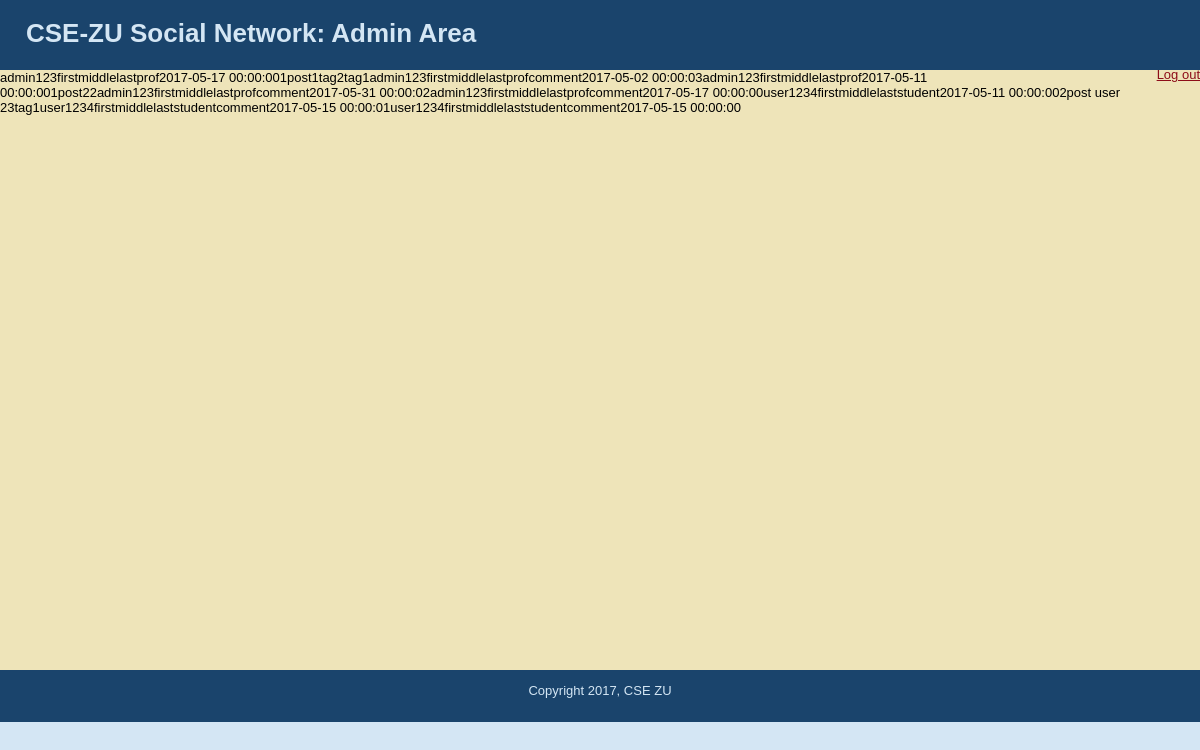
Screenshot of /pages/home/index.php (signed in) with the database file from the repository.
### tables this page shows
CREATE TABLE IF NOT EXISTS `post` (
  `post_id` INT UNSIGNED NOT NULL AUTO_INCREMENT,
  `user_id` INT UNSIGNED NOT NULL,
  `post` TEXT NULL,
  `time` DATETIME NOT NULL,
  PRIMARY KEY (`post_id`, `user_id`),
  INDEX `fk_posts_User1_idx` (`user_id` ASC),
  UNIQUE INDEX `post_id_UNIQUE` (`post_id` ASC),
  CONSTRAINT `fk_posts_User1`
    FOREIGN KEY (`user_id`)
    REFERENCES `user` (`user_id`)
    ON DELETE NO ACTION
    ON UPDATE NO ACTION);

CREATE TABLE IF NOT EXISTS `user` (
  `user_id` INT UNSIGNED NOT NULL AUTO_INCREMENT,
  `first_name` TEXT NOT NULL,
  `middle_name` TEXT NULL,
  `last_name` TEXT NOT NULL,
  `username` VARCHAR(30) NOT NULL,
  `password_hash` TEXT NOT NULL,
  `about` TEXT NULL,
  `college_role` ENUM('student', 'prof', 'ta', 'emp', 'alumni') NOT NULL,
  PRIMARY KEY (`user_id`),
  INDEX `userID_idx` (`user_id` ASC),
  UNIQUE INDEX `userID_UNIQUE` (`user_id` ASC),
  UNIQUE INDEX `UserName_UNIQUE` (`username` ASC));

CREATE TABLE IF NOT EXISTS `tag` (
  `tag_id` INT UNSIGNED NOT NULL AUTO_INCREMENT,
  `tag` TEXT NOT NULL,
  PRIMARY KEY (`tag_id`),
  UNIQUE INDEX `tag_id_UNIQUE` (`tag_id` ASC));

CREATE TABLE IF NOT EXISTS `comment` (
  `post_id` INT UNSIGNED NOT NULL,
  `time` DATETIME NOT NULL,
  `user_id` INT NOT NULL,
  `comment` TEXT NULL,
  INDEX `post_idx` (`post_id` ASC),
  PRIMARY KEY (`post_id`, `time`, `user_id`),
  CONSTRAINT `post`
    FOREIGN KEY (`post_id`)
    REFERENCES `post` (`post_id`)
    ON DELETE NO ACTION
    ON UPDATE NO ACTION);

### includes/session.php (called while the page is built, shortened)
<?php
	function logged_in_as() {
		return isset($_SESSION['user_id']);
	}
	function admin_check(){
		return isset($_SESSION['admin']);
	}
?>

### includes/social_functions.php (called while the page is built, shortened)
<?php
	require_once("db_connection.php");
	function get_user_data($user_id){
        global $connection;
		$query = "SELECT * FROM user WHERE user_id = ? ";
		$get_user_stmt =  mysqli_prepare($connection, $query);
		mysqli_stmt_bind_param($get_user_stmt, "i", $user_id);
		mysqli_stmt_execute($get_user_stmt);
		$result_set = mysqli_stmt_get_result($get_user_stmt);
		return $result_set;
	}
	function get_post_comments($post_id){
        global $connection;
		$query = "SELECT * FROM comment WHERE post_id = ? ORDER BY time DESC";
		$get_post_comments_stmt =  mysqli_prepare($connection, $query);
		mysqli_stmt_bind_param($get_post_comments_stmt, "i", $post_id);
		mysqli_stmt_execute($get_post_comments_stmt);
		$result_set = mysqli_stmt_get_result($get_post_comments_stmt);
		return $result_set;
	}
	function get_post_tags($post_id){
        global $connection;
		$query = "SELECT * FROM tag WHERE tag_id IN  ";
		$query .= "(SELECT tag_id FROM post_tag WHERE post_id = ?) ORDER BY tag DESC";
		$get_post_tags_stmt =  mysqli_prepare($connection, $query);
		mysqli_stmt_bind_param($get_post_tags_stmt, "i", $post_id);
		mysqli_stmt_execute($get_post_tags_stmt);
		$result_set = mysqli_stmt_get_result($get_post_tags_stmt);
		return $result_set;
	}
	function get_all_posts( $page_number){
        global $connection;
		$offset = $page_number * 10;
		$query = "SELECT * FROM post ";
		$query .= "ORDER BY time DESC ";
		$query .="LIMIT 10 ";
		$get_posts_stmt =  mysqli_prepare($connection, $query);
		mysqli_stmt_execute($get_posts_stmt);
		$result_set = mysqli_stmt_get_result($get_posts_stmt);
		return $result_set;
	}
?>

### pages/home/index.php (the view, shortened to what this page needs)
<?php
	require_once("../../includes/session.php");
?>
<?php
	if(admin_check()){
		include("../../includes/header_admin.php");
	}else{
		include("../../includes/header.php");
		include("../../includes/sidebar.php");
	}
?>
<?php
	if (isset($_GET['page']) ) {
		$page_number = $_GET['page'];
	}else{
		$page_number = 0;
	}
?>
<?php
	require_once("../../includes/social_functions.php");
	$post = get_all_posts($page_number);
	while( $post_row = mysqli_fetch_assoc($post)) {
		 $post_user = get_user_data($post_row["user_id"]);
		 if( $post_user_row = mysqli_fetch_assoc($post_user)) {
			echo htmlentities($post_user_row["username"]);
			echo htmlentities($post_user_row["first_name"]);
			echo htmlentities($post_user_row["middle_name"]);
			echo htmlentities($post_user_row["last_name"]);
			echo htmlentities($post_user_row["college_role"]);
		 }
		echo htmlentities($post_row["time"]);
		echo htmlentities($post_row["user_id"]);
		echo htmlentities($post_row["post"]);
		echo htmlentities($post_row["post_id"]);
		$post_id = $post_row["post_id"];
		$post_tags = get_post_tags($post_id);
		while( $post_tag_row = mysqli_fetch_assoc($post_tags)) {
			echo htmlentities($post_tag_row["tag"]);
		}
		$post_comment = get_post_comments($post_row["post_id"]);
		 while( $post_comment_row = mysqli_fetch_assoc($post_comment)) {
			$comment_user = get_user_data($post_comment_row["user_id"]);
			 if( $comment_user_row = mysqli_fetch_assoc($comment_user)) {
				echo htmlentities($comment_user_row["username"]);
				echo htmlentities($post_user_row["first_name"]);
				echo htmlentities($post_user_row["middle_name"]);
				echo htmlentities($post_user_row["last_name"]);
				echo htmlentities($post_user_row["college_role"]);
			 }
			echo htmlentities($post_comment_row["comment"]);
			echo htmlentities($post_comment_row["time"]);
		 }
	}
?>
<?php
	if(admin_check()){
		include("../../includes/footer_admin.php");
	}else{
		include("../../includes/footer.php");
	}
?>

### includes/header_admin.php (shortened to what this page needs)
<html>
	<head>
		<link href="../../stylesheets/public.css" media="all" rel="stylesheet" type="text/css" />
	</head>
	<body>
		<div id="header">
			<h1>CSE-ZU Social Network: Admin Area</h1>
			<?php
				require_once(dirname(__DIR__)."/includes/session.php");
				if (logged_in_as()){
					echo "<div align=\"right\">";
					echo "<a href=\"../home/logout.php\">Log out</a>";
					echo "</div>";
				}
			?>
		</div>
		<div id="main">

### includes/footer_admin.php (shortened to what this page needs)
		</div>
		<div id="footer">Copyright 2017, CSE ZU</div>
	</body>
</html>

### stylesheets/public.css (style rules this page uses)
html { height: 100%; width: 100%; }
body { width: 100%; height: 100%; margin: 0px; padding: 0px; border: 0px; font-family: Verdana, Arial, Helvetica, sans-serif; background: #D4E6F4; font-size: 13px; line-height: 15px; }
a { color: #8D0D19; }
#header { height: 70px; margin: 0px; padding: 0px; text-align: left; background: #1A446C; color: #D4E6F4; }
#header h1 { padding: 1em; margin: 0px; }
#main { margin: 0px; padding: 0px; height: 600px; width: 100%; background: #EEE4B9; }
#footer { height: 2em; margin: 0px; padding: 1em; text-align: center; background: #1A446C; color: #D4E6F4; }

### rows the page displays
post: user.username "admin123", user.first_name "first", user.middle_name "middle", user.last_name "last", user.college_role "prof", time "2017-05-17 00:00:00", user "1", post "post", post "1"
tag: tag "tag2"
tag: tag "tag1"
comment: user.username "admin123", user.first_name "first", user.middle_name "middle", user.last_name "last", user.college_role "prof", comment "comment", time "2017-05-02 00:00:03"
post: user.username "admin123", user.first_name "first", user.middle_name "middle", user.last_name "last", user.college_role "prof", time "2017-05-11 00:00:00", user "1", post "post2", post "2"
comment: user.username "admin123", user.first_name "first", user.middle_name "middle", user.last_name "last", user.college_role "prof", comment "comment", time "2017-05-31 00:00:02"
comment: user.username "admin123", user.first_name "first", user.middle_name "middle", user.last_name "last", user.college_role "prof", comment "comment", time "2017-05-17 00:00:00"
post: user.username "user1234", user.first_name "first", user.middle_name "middle", user.last_name "last", user.college_role "student", time "2017-05-11 00:00:00", user "2", post "post user 2", post "3"
comment: user.username "user1234", user.first_name "first", user.middle_name "middle", user.last_name "last", user.college_role "student", comment "comment", time "2017-05-15 00:00:01"
comment: user.username "user1234", user.first_name "first", user.middle_name "middle", user.last_name "last", user.college_role "student", comment "comment", time "2017-05-15 00:00:00"
